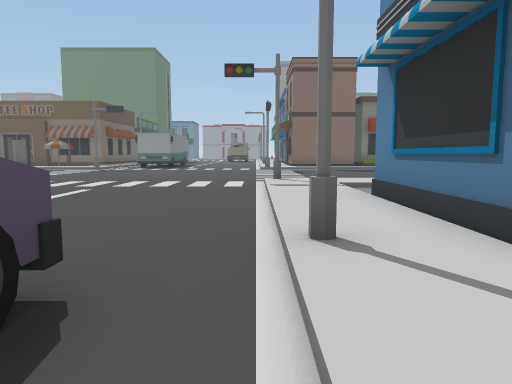
View 1 (above)

24 first-person views from a walk through a Unity game level. The camera is 1.4 m above the floor, tilts 6° down and sees 70° across. The floor is counted in squares, 2 m on a side. Each view is taken from the middle of a square. On the plan, view 1 faces up. The plan holds only what a view shows up to about 11 squares ahead; the rest is blank. The place goes on beyond the plan. The player is left out. Some animated figures are not drawn.

View 2
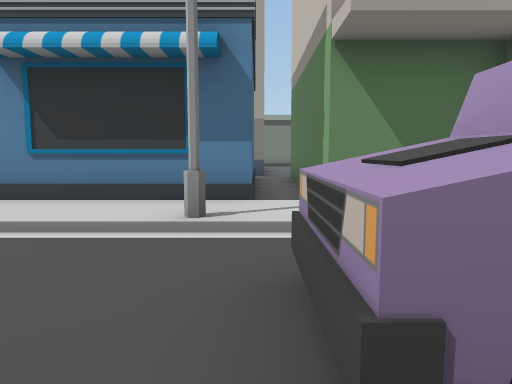

View 3
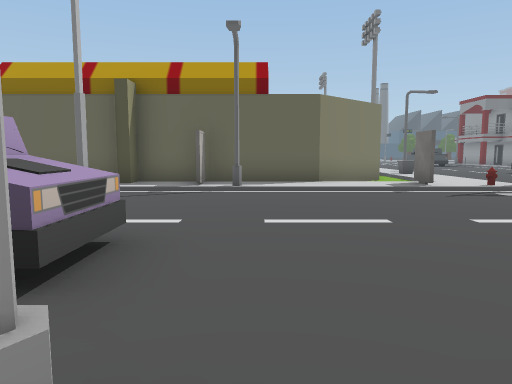

View 4
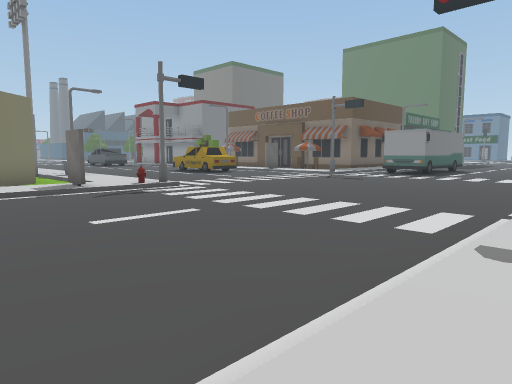

View 5
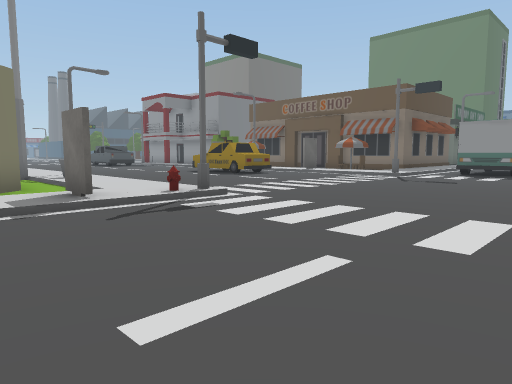

View 6
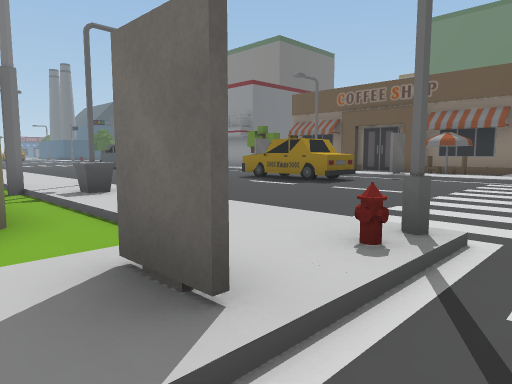

View 7
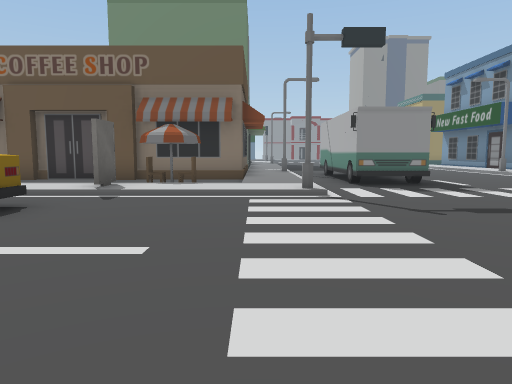

View 8
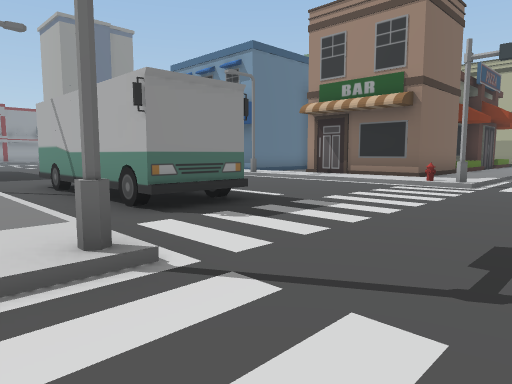

View 9
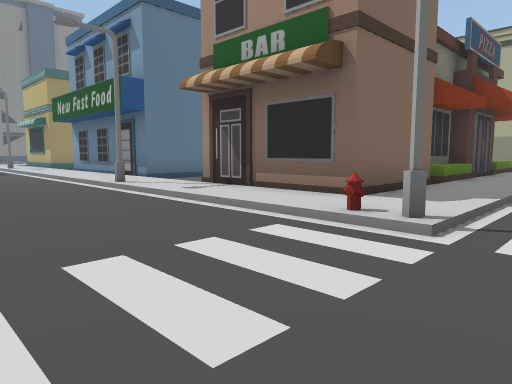

View 10
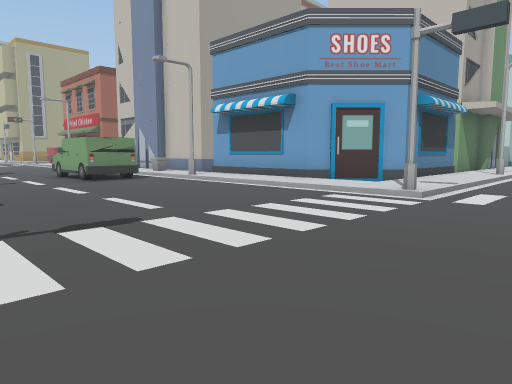

View 11
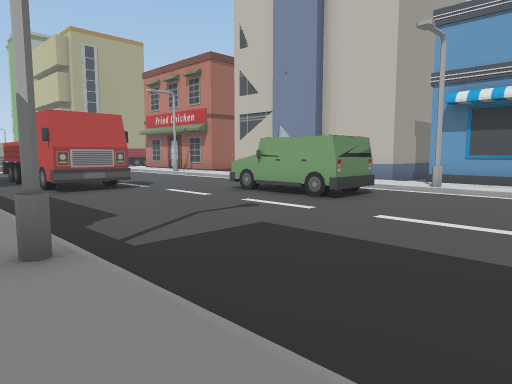

View 12
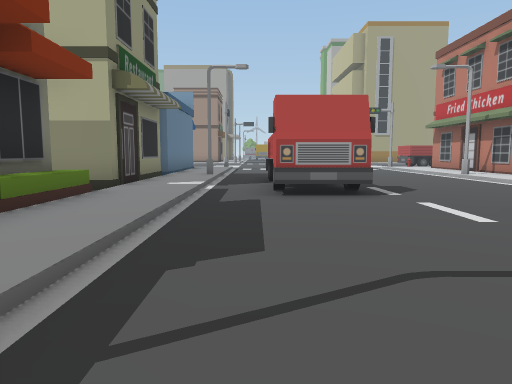

View 13
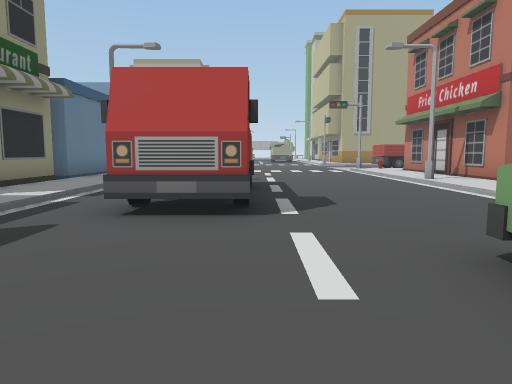

View 14
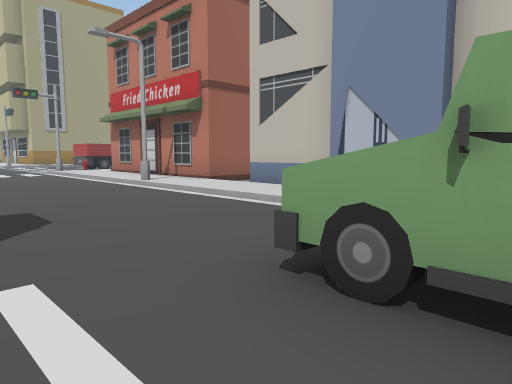

View 15
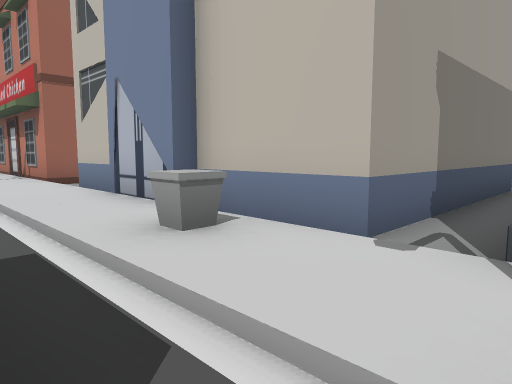

View 16
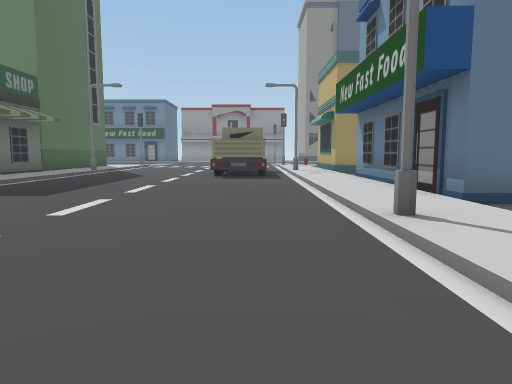

View 17
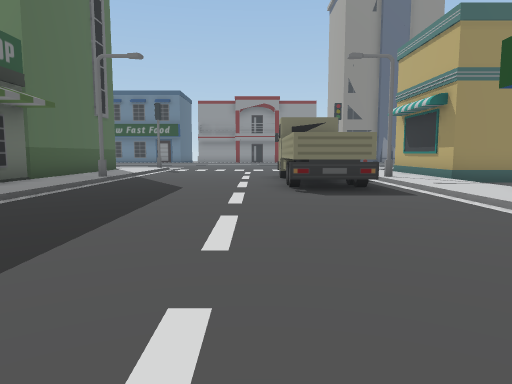

View 18
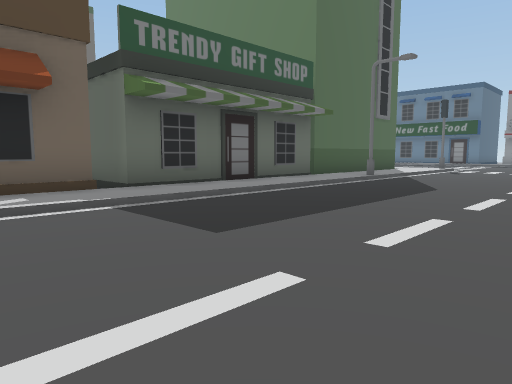

View 19
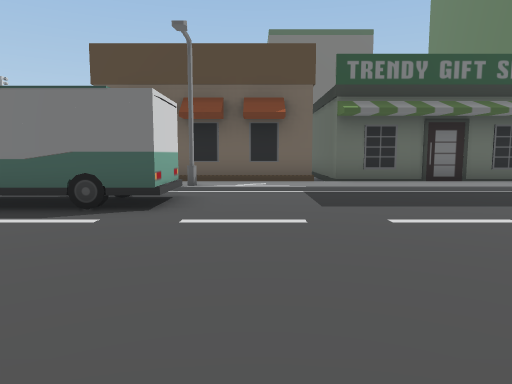

View 20
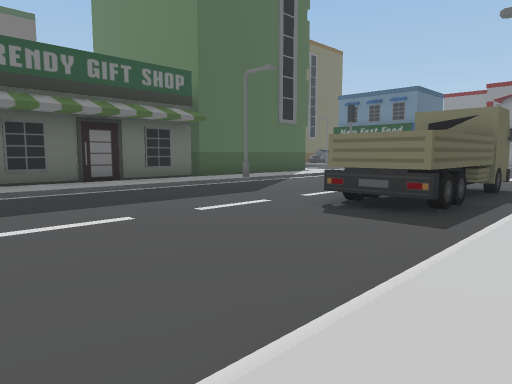

View 21
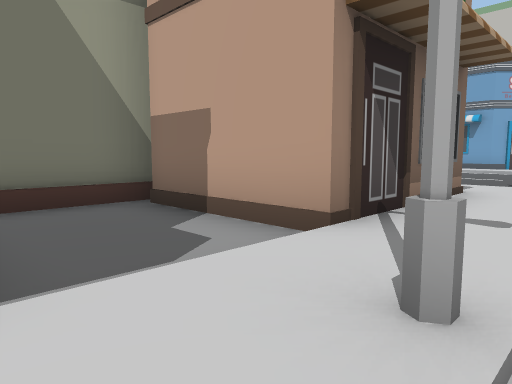

View 22
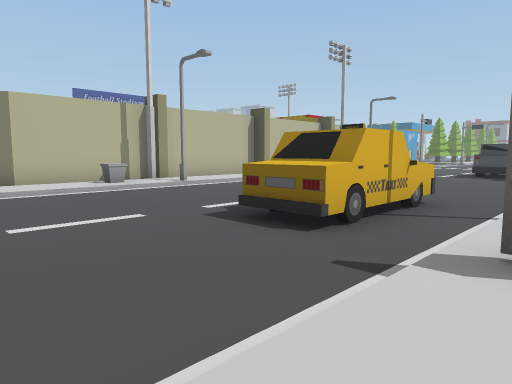

View 23
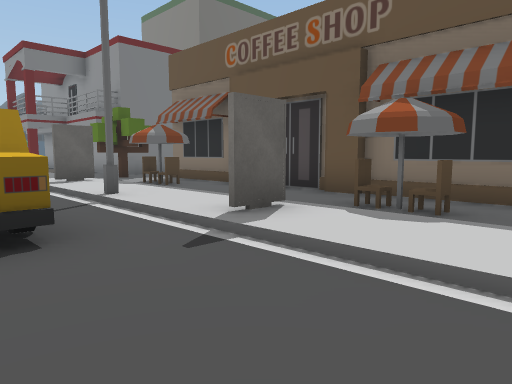

View 24
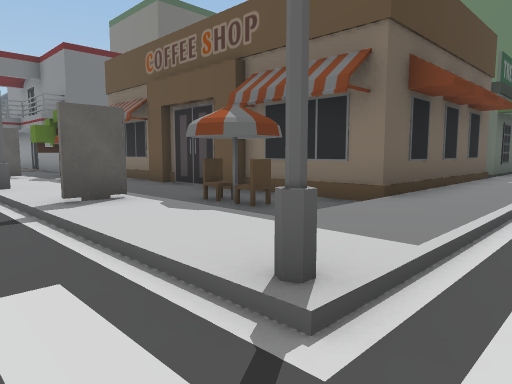

### Floor plan
Key: @ floor where view 1 was taken; # wall or solid block; x gap in a wall; . main floor; : floor 0.25 m higher than the main floor; / step, stairs or slope; = window, fence, low wall or low ledge; ^ raised ledge; S streetlight; B building; H hydrant; U bus; C chair; O other object.
Columns run from 16 left of view 1 to 20 right of it. Each row starts with its distance up from view 1.
 34        B:/....OO :#
 33        B:S....OOS:#
 32        B:/....OO/:##
 31        #:/....OO/:..
 30        #:/....OO/:.
 29        #:/....../:B
 28        #:/....../:B
 27        #:/....../:B
 26       ##:/....../:B
 25        #:/....../:B
 24        #:/....../:BBB
 23        #:S......S:...B
 22        #:/UUU.../:...B
 21        #:/U U.../:####
 20 ########:/U U.../:#
 19 C......C:/U U.../:#          B
 18 ........:/UUU.../:###/BBBBBBBBBBB###
 17 O::::O:::/.......H:::/:::::::::::::
 16 ///S/////#.......#/////S/////////S
 15 ..^###............................
 14 ..^##^......................OOOOO
 13   ..........................OOOOO...
 12    .................................
 11   ......................##^..........
 10  .......................# ^..........
  9 ///S//////....../#/////S/////////S///
  8 ::::^::::H....../:::::::::=:::::::::
  7   ##....OO....../:.#####.BBBBBBB#####
  6    ####.:/....../:##    .B      #
  5       ##:/....../:#     .B
  4        ##/....../:#     .B
  3         #S......S:#     .B
  2         OO....^=/:x^^^^^.B
  1         #/....##/:BBBBBB.
  0         #/.     @ B

Where each view was taken, in squares from view 1:
view 1: 0 up, 0 right, facing up
view 2: 2 up, 3 left, facing right
view 3: 3 up, 1 right, facing left
view 4: 4 up, 1 right, facing up-left
view 5: 5 up, 2 left, facing up-left
view 6: 6 up, 6 left, facing up-left
view 7: 10 up, 8 left, facing up
view 8: 14 up, 8 left, facing up-right
view 9: 15 up, 3 left, facing up-right
view 10: 15 up, 2 left, facing down-right
view 11: 17 up, 4 right, facing down-right
view 12: 15 up, 6 right, facing right
view 13: 13 up, 8 right, facing right
view 14: 13 up, 9 right, facing down-right
view 15: 10 up, 7 right, facing down-right
view 16: 19 up, 1 left, facing up
view 17: 23 up, 3 left, facing up
view 18: 23 up, 2 left, facing up-left
view 19: 24 up, 1 right, facing left
view 20: 25 up, 1 right, facing up-left
view 21: 24 up, 0 right, facing down-right
view 22: 17 up, 8 left, facing down-left
view 23: 14 up, 8 left, facing up-left
view 24: 15 up, 6 left, facing up-left
